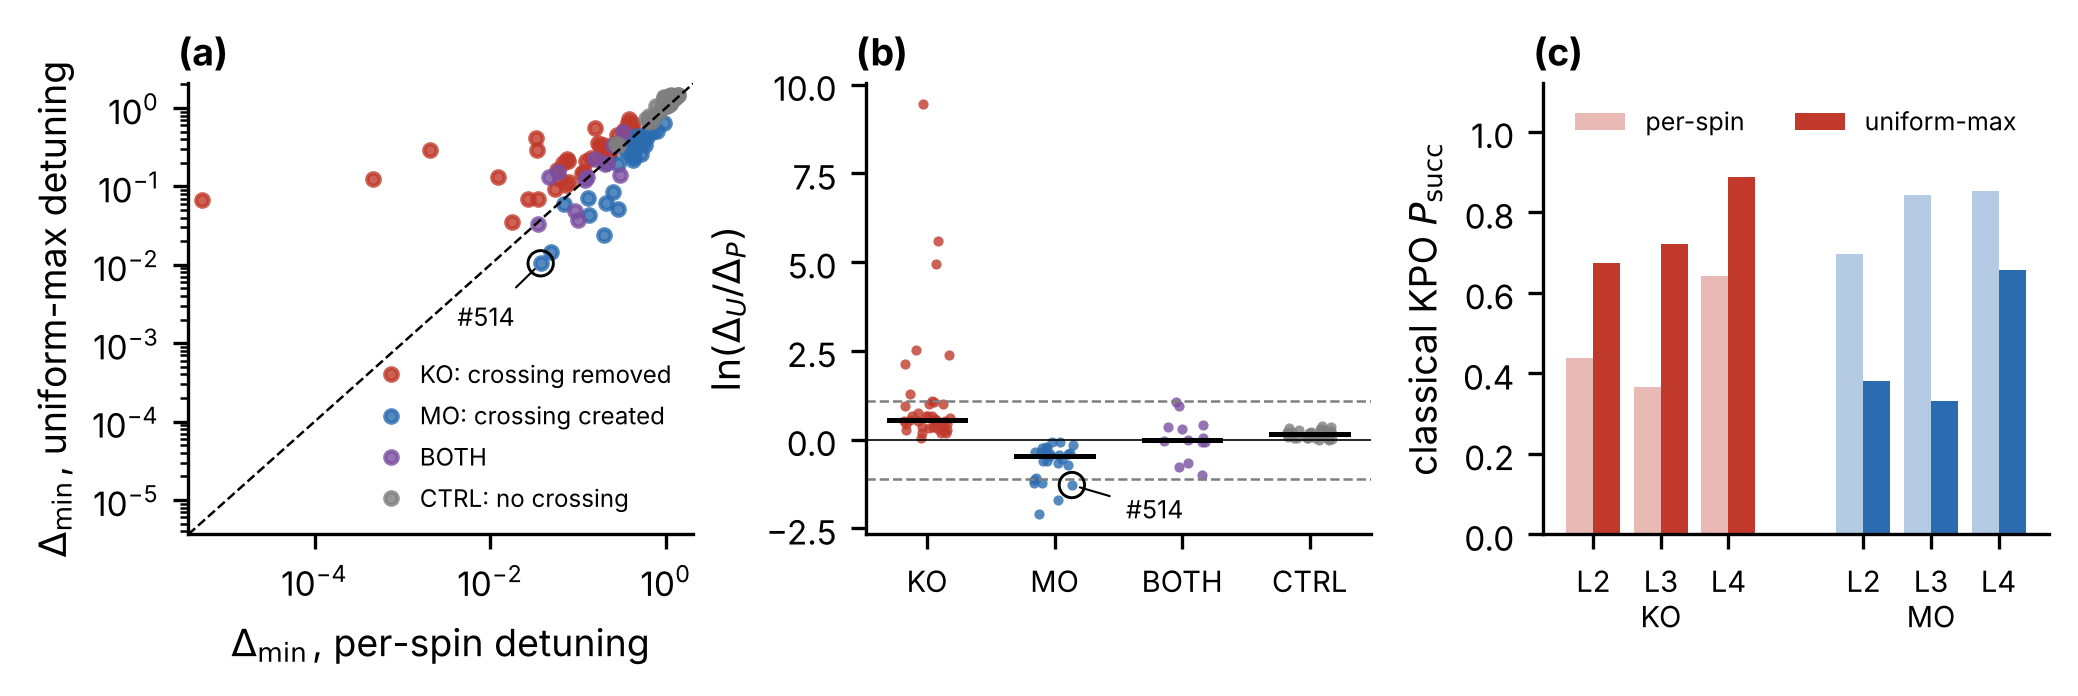

This chart was generated by the following Python code:
"""MSBQA paper 1, Fig. 6 (v14 labels): paired per-spin (P) / uniform-max (U) detuning intervention.
From Jiapei's reproduction/draw_revision_v14.py: runs the plotting block of fig6_intervention.py with the v14
labels and the #514 marker. Reads run_v4/phase1d/per_instance_1d.csv. Run from msbqa_phase1/:
    python paper1_figs/fig6_intervention_v14.py
Writes paper1_figs/fig6_intervention_v14.pdf / .png.
"""
from pathlib import Path
import sys
import numpy as np, pandas as pd
import matplotlib
matplotlib.use('Agg')
import matplotlib.pyplot as plt
HERE = Path(__file__).resolve().parent          # msbqa_phase1/paper1_figs
phase = HERE.parent                             # msbqa_phase1
out = HERE
sys.path.insert(0, str(HERE))
# Reuse only the original plotting block with its existing CSV, grouping and jitter.
# No spectrum, dynamics, fitting or regression code is executed.
import p1common as pc
d=pd.read_csv(phase/'run_v4/phase1d/per_instance_1d.csv').set_index('inst')
gp=d[d['group'].notna() & d.Dmin_K.notna() & d.Dmin_U.notna()].copy();gp['lr']=np.log(gp.Dmin_U/gp.Dmin_K)
GROUPS=[('KO',pc.RED,'KO: crossing removed'),('MO',pc.BLUE,'MO: crossing created'),('BOTH',pc.PURPLE,'BOTH'),('CTRL',pc.GREY,'CTRL: no crossing')]
LAY=[('L2g','L2'),('L3','L3'),('L4','L4')]
plot=(phase/'paper1_figs/fig6_intervention.py').read_text().split('plt = pc.setup_mpl()',1)[1].split('pc.save(fig,',1)[0]
plot='plt = pc.setup_mpl()'+plot
plot=plot.replace('uniform detuning','uniform-max detuning').replace(r'\Delta_U/\Delta_K',r'\Delta_U/\Delta_P').replace('label="uniform"','label="uniform-max"')
plot=plot.replace('fig.tight_layout(w_pad=0.8)','')
exec(plot)
# Recover precisely the existing jittered position of #514, retaining its original point.
mo=gp[gp.group=='MO'];idx=list(mo.index).index(514);xy=ax[1].collections[1].get_offsets()[idx]
xy0=(gp.loc[514,'Dmin_K'],gp.loc[514,'Dmin_U'])
for aa,point,offset in [(ax[0],xy0,(-20,-15)),(ax[1],xy,(13,-8))]:
 aa.scatter([point[0]],[point[1]],s=37,facecolors='none',edgecolors='black',linewidths=.7,zorder=6)
 aa.annotate('#514',point,xytext=offset,textcoords='offset points',fontsize=6,arrowprops=dict(arrowstyle='-',lw=.5),zorder=7)
fig.tight_layout(w_pad=.8)
for ext in ['pdf','png']:fig.savefig(out/('fig6_intervention_v14.'+ext),dpi=300,bbox_inches='tight')
plt.close(fig)
